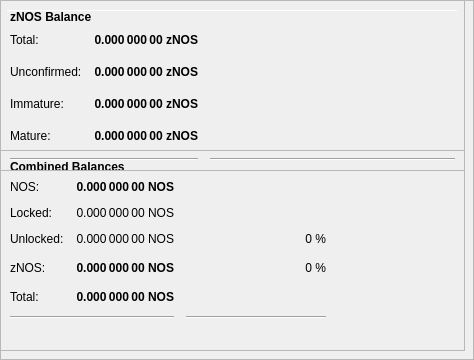
        <widget class="QFrame" name="frameObfuscation">
         <property name="minimumSize">
          <size>
           <width>0</width>
           <height>350</height>
          </size>
         </property>
         <property name="layoutDirection">
          <enum>Qt::LeftToRight</enum>
         </property>
         <property name="frameShape">
          <enum>QFrame::StyledPanel</enum>
         </property>
         <property name="frameShadow">
          <enum>QFrame::Raised</enum>
         </property>
         <widget class="QPushButton" name="runAutoDenom">
          <property name="geometry">
           <rect>
            <x>251</x>
            <y>17</y>
            <width>1</width>
            <height>1</height>
           </rect>
          </property>
          <property name="palette">
           <palette>
            <active>
             <colorrole role="WindowText">
              <brush brushstyle="SolidPattern">
               <color alpha="255">
                <red>0</red>
                <green>0</green>
                <blue>0</blue>
               </color>
              </brush>
             </colorrole>
             <colorrole role="Button">
              <brush brushstyle="SolidPattern">
               <color alpha="255">
                <red>239</red>
                <green>238</green>
                <blue>238</blue>
               </color>
              </brush>
             </colorrole>
             <colorrole role="Light">
              <brush brushstyle="SolidPattern">
               <color alpha="255">
                <red>255</red>
                <green>255</green>
                <blue>255</blue>
               </color>
              </brush>
             </colorrole>
             <colorrole role="Midlight">
              <brush brushstyle="SolidPattern">
               <color alpha="255">
                <red>247</red>
                <green>246</green>
                <blue>246</blue>
               </color>
              </brush>
             </colorrole>
             <colorrole role="Dark">
              <brush brushstyle="SolidPattern">
               <color alpha="255">
                <red>119</red>
                <green>119</green>
                <blue>119</blue>
               </color>
              </brush>
             </colorrole>
             <colorrole role="Mid">
              <brush brushstyle="SolidPattern">
               <color alpha="255">
                <red>159</red>
                <green>159</green>
                <blue>159</blue>
               </color>
              </brush>
             </colorrole>
             <colorrole role="Text">
              <brush brushstyle="SolidPattern">
               <color alpha="255">
                <red>0</red>
                <green>0</green>
                <blue>0</blue>
               </color>
              </brush>
             </colorrole>
             <colorrole role="BrightText">
              <brush brushstyle="SolidPattern">
               <color alpha="255">
                <red>255</red>
                <green>255</green>
                <blue>255</blue>
               </color>
              </brush>
             </colorrole>
             <colorrole role="ButtonText">
              <brush brushstyle="SolidPattern">
               <color alpha="255">
                <red>0</red>
                <green>0</green>
                <blue>0</blue>
               </color>
              </brush>
             </colorrole>
             <colorrole role="Base">
              <brush brushstyle="SolidPattern">
               <color alpha="255">
                <red>255</red>
                <green>255</green>
                <blue>255</blue>
               </color>
              </brush>
             </colorrole>
             <colorrole role="Window">
              <brush brushstyle="SolidPattern">
               <color alpha="255">
                <red>239</red>
                <green>238</green>
                <blue>238</blue>
               </color>
              </brush>
             </colorrole>
             <colorrole role="Shadow">
              <brush brushstyle="SolidPattern">
               <color alpha="255">
                <red>0</red>
                <green>0</green>
                <blue>0</blue>
               </color>
              </brush>
             </colorrole>
             <colorrole role="AlternateBase">
              <brush brushstyle="SolidPattern">
               <color alpha="255">
                <red>247</red>
                <green>246</green>
                <blue>246</blue>
               </color>
              </brush>
             </colorrole>
             <colorrole role="ToolTipBase">
              <brush brushstyle="SolidPattern">
               <color alpha="255">
                <red>255</red>
                <green>255</green>
                <blue>220</blue>
               </color>
              </brush>
             </colorrole>
             <colorrole role="ToolTipText">
              <brush brushstyle="SolidPattern">
               <color alpha="255">
                <red>0</red>
                <green>0</green>
                <blue>0</blue>
               </color>
              </brush>
             </colorrole>
            </active>
            <inactive>
             <colorrole role="WindowText">
              <brush brushstyle="SolidPattern">
               <color alpha="255">
                <red>0</red>
                <green>0</green>
                <blue>0</blue>
               </color>
              </brush>
             </colorrole>
             <colorrole role="Button">
              <brush brushstyle="SolidPattern">
               <color alpha="255">
                <red>239</red>
                <green>238</green>
                <blue>238</blue>
               </color>
              </brush>
             </colorrole>
             <colorrole role="Light">
              <brush brushstyle="SolidPattern">
               <color alpha="255">
                <red>255</red>
                <green>255</green>
                <blue>255</blue>
               </color>
              </brush>
             </colorrole>
             <colorrole role="Midlight">
              <brush brushstyle="SolidPattern">
               <color alpha="255">
                <red>247</red>
                <green>246</green>
                <blue>246</blue>
               </color>
              </brush>
             </colorrole>
             <colorrole role="Dark">
              <brush brushstyle="SolidPattern">
               <color alpha="255">
                <red>119</red>
                <green>119</green>
                <blue>119</blue>
               </color>
              </brush>
             </colorrole>
             <colorrole role="Mid">
              <brush brushstyle="SolidPattern">
               <color alpha="255">
                <red>159</red>
                <green>159</green>
                <blue>159</blue>
               </color>
              </brush>
             </colorrole>
             <colorrole role="Text">
              <brush brushstyle="SolidPattern">
               <color alpha="255">
                <red>0</red>
                <green>0</green>
                <blue>0</blue>
               </color>
              </brush>
             </colorrole>
             <colorrole role="BrightText">
              <brush brushstyle="SolidPattern">
               <color alpha="255">
                <red>255</red>
                <green>255</green>
                <blue>255</blue>
               </color>
              </brush>
             </colorrole>
             <colorrole role="ButtonText">
              <brush brushstyle="SolidPattern">
               <color alpha="255">
                <red>0</red>
                <green>0</green>
                <blue>0</blue>
               </color>
              </brush>
             </colorrole>
             <colorrole role="Base">
              <brush brushstyle="SolidPattern">
               <color alpha="255">
                <red>255</red>
                <green>255</green>
                <blue>255</blue>
               </color>
              </brush>
             </colorrole>
             <colorrole role="Window">
              <brush brushstyle="SolidPattern">
               <color alpha="255">
                <red>239</red>
                <green>238</green>
                <blue>238</blue>
               </color>
              </brush>
             </colorrole>
             <colorrole role="Shadow">
              <brush brushstyle="SolidPattern">
               <color alpha="255">
                <red>0</red>
                <green>0</green>
                <blue>0</blue>
               </color>
              </brush>
             </colorrole>
             <colorrole role="AlternateBase">
              <brush brushstyle="SolidPattern">
               <color alpha="255">
                <red>247</red>
                <green>246</green>
                <blue>246</blue>
               </color>
              </brush>
             </colorrole>
             <colorrole role="ToolTipBase">
              <brush brushstyle="SolidPattern">
               <color alpha="255">
                <red>255</red>
                <green>255</green>
                <blue>220</blue>
               </color>
              </brush>
             </colorrole>
             <colorrole role="ToolTipText">
              <brush brushstyle="SolidPattern">
               <color alpha="255">
                <red>0</red>
                <green>0</green>
                <blue>0</blue>
               </color>
              </brush>
             </colorrole>
            </inactive>
            <disabled>
             <colorrole role="WindowText">
              <brush brushstyle="SolidPattern">
               <color alpha="255">
                <red>119</red>
                <green>119</green>
                <blue>119</blue>
               </color>
              </brush>
             </colorrole>
             <colorrole role="Button">
              <brush brushstyle="SolidPattern">
               <color alpha="255">
                <red>239</red>
                <green>238</green>
                <blue>238</blue>
               </color>
              </brush>
             </colorrole>
             <colorrole role="Light">
              <brush brushstyle="SolidPattern">
               <color alpha="255">
                <red>255</red>
                <green>255</green>
                <blue>255</blue>
               </color>
              </brush>
             </colorrole>
             <colorrole role="Midlight">
              <brush brushstyle="SolidPattern">
               <color alpha="255">
                <red>247</red>
                <green>246</green>
                <blue>246</blue>
               </color>
              </brush>
             </colorrole>
             <colorrole role="Dark">
              <brush brushstyle="SolidPattern">
               <color alpha="255">
                <red>119</red>
                <green>119</green>
                <blue>119</blue>
               </color>
              </brush>
             </colorrole>
             <colorrole role="Mid">
              <brush brushstyle="SolidPattern">
               <color alpha="255">
                <red>159</red>
                <green>159</green>
                <blue>159</blue>
               </color>
              </brush>
             </colorrole>
             <colorrole role="Text">
              <brush brushstyle="SolidPattern">
               <color alpha="255">
                <red>119</red>
                <green>119</green>
                <blue>119</blue>
               </color>
              </brush>
             </colorrole>
             <colorrole role="BrightText">
              <brush brushstyle="SolidPattern">
               <color alpha="255">
                <red>255</red>
                <green>255</green>
                <blue>255</blue>
               </color>
              </brush>
             </colorrole>
             <colorrole role="ButtonText">
              <brush brushstyle="SolidPattern">
               <color alpha="255">
                <red>119</red>
                <green>119</green>
                <blue>119</blue>
               </color>
              </brush>
             </colorrole>
             <colorrole role="Base">
              <brush brushstyle="SolidPattern">
               <color alpha="255">
                <red>239</red>
                <green>238</green>
                <blue>238</blue>
               </color>
              </brush>
             </colorrole>
             <colorrole role="Window">
              <brush brushstyle="SolidPattern">
               <color alpha="255">
                <red>239</red>
                <green>238</green>
                <blue>238</blue>
               </color>
              </brush>
             </colorrole>
             <colorrole role="Shadow">
              <brush brushstyle="SolidPattern">
               <color alpha="255">
                <red>0</red>
                <green>0</green>
                <blue>0</blue>
               </color>
              </brush>
             </colorrole>
             <colorrole role="AlternateBase">
              <brush brushstyle="SolidPattern">
               <color alpha="255">
                <red>239</red>
                <green>238</green>
                <blue>238</blue>
               </color>
              </brush>
             </colorrole>
             <colorrole role="ToolTipBase">
              <brush brushstyle="SolidPattern">
               <color alpha="255">
                <red>255</red>
                <green>255</green>
                <blue>220</blue>
               </color>
              </brush>
             </colorrole>
             <colorrole role="ToolTipText">
              <brush brushstyle="SolidPattern">
               <color alpha="255">
                <red>0</red>
                <green>0</green>
                <blue>0</blue>
               </color>
              </brush>
             </colorrole>
            </disabled>
           </palette>
          </property>
          <property name="focusPolicy">
           <enum>Qt::NoFocus</enum>
          </property>
          <property name="autoFillBackground">
           <bool>true</bool>
          </property>
          <property name="text">
           <string/>
          </property>
          <property name="flat">
           <bool>true</bool>
          </property>
         </widget>
         <widget class="Line" name="line">
          <property name="geometry">
           <rect>
            <x>7</x>
            <y>10</y>
            <width>451</width>
            <height>1</height>
           </rect>
          </property>
          <property name="orientation">
           <enum>Qt::Horizontal</enum>
          </property>
         </widget>
         <widget class="QFrame" name="frame_3">
          <property name="geometry">
           <rect>
            <x>0</x>
            <y>150</y>
            <width>465</width>
            <height>201</height>
           </rect>
          </property>
          <property name="frameShape">
           <enum>QFrame::StyledPanel</enum>
          </property>
          <property name="frameShadow">
           <enum>QFrame::Raised</enum>
          </property>
          <layout class="QVBoxLayout" name="verticalLayout_5">
           <item>
            <layout class="QHBoxLayout" name="horizontalLayout_5" stretch="0">
             <item>
              <widget class="QLabel" name="label_5z">
               <property name="maximumSize">
                <size>
                 <width>16777215</width>
                 <height>20</height>
                </size>
               </property>
               <property name="font">
                <font>
                 <weight>75</weight>
                 <bold>true</bold>
                </font>
               </property>
               <property name="toolTip">
                <string>Combined Balances (including unconfirmed and immature coins)</string>
               </property>
               <property name="text">
                <string>&lt;html&gt;&lt;head/&gt;&lt;body&gt;&lt;p&gt;Combined Balances&lt;/p&gt;&lt;/body&gt;&lt;/html&gt;</string>
               </property>
              </widget>
             </item>
            </layout>
           </item>
           <item>
            <layout class="QGridLayout" name="gridLayout_3">
             <property name="spacing">
              <number>12</number>
             </property>
             <item row="7" column="0" colspan="2">
              <widget class="Line" name="lineSpendableBalance_3">
               <property name="orientation">
                <enum>Qt::Horizontal</enum>
               </property>
              </widget>
             </item>
             <item row="7" column="2">
              <widget class="Line" name="lineWatchBalance_3">
               <property name="sizePolicy">
                <sizepolicy hsizetype="Preferred" vsizetype="Fixed">
                 <horstretch>0</horstretch>
                 <verstretch>0</verstretch>
                </sizepolicy>
               </property>
               <property name="minimumSize">
                <size>
                 <width>140</width>
                 <height>0</height>
                </size>
               </property>
               <property name="orientation">
                <enum>Qt::Horizontal</enum>
               </property>
              </widget>
             </item>
             <item row="4" column="1">
              <widget class="QLabel" name="labelzBalancez">
               <property name="font">
                <font>
                 <weight>75</weight>
                 <bold>true</bold>
                </font>
               </property>
               <property name="cursor">
                <cursorShape>IBeamCursor</cursorShape>
               </property>
               <property name="toolTip">
                <string>Total of transactions that have yet to be confirmed, and do not yet count toward the spendable balance</string>
               </property>
               <property name="text">
                <string notr="true">0.000 000 00 NOS</string>
               </property>
               <property name="alignment">
                <set>Qt::AlignRight|Qt::AlignTrailing|Qt::AlignVCenter</set>
               </property>
               <property name="textInteractionFlags">
                <set>Qt::LinksAccessibleByMouse|Qt::TextSelectableByKeyboard|Qt::TextSelectableByMouse</set>
               </property>
              </widget>
             </item>
             <item row="6" column="1">
              <widget class="QLabel" name="labelTotalz">
               <property name="font">
                <font>
                 <weight>75</weight>
                 <bold>true</bold>
                </font>
               </property>
               <property name="cursor">
                <cursorShape>IBeamCursor</cursorShape>
               </property>
               <property name="toolTip">
                <string>Total Balance, including unconfirmed and immature coins.</string>
               </property>
               <property name="text">
                <string notr="true">0.000 000 00 NOS</string>
               </property>
               <property name="alignment">
                <set>Qt::AlignRight|Qt::AlignTrailing|Qt::AlignVCenter</set>
               </property>
               <property name="textInteractionFlags">
                <set>Qt::LinksAccessibleByMouse|Qt::TextSelectableByKeyboard|Qt::TextSelectableByMouse</set>
               </property>
              </widget>
             </item>
             <item row="4" column="3">
              <spacer name="horizontalSpacer_6">
               <property name="orientation">
                <enum>Qt::Horizontal</enum>
               </property>
               <property name="sizeHint" stdset="0">
                <size>
                 <width>40</width>
                 <height>20</height>
                </size>
               </property>
              </spacer>
             </item>
             <item row="6" column="0">
              <widget class="QLabel" name="labelTotalTextz">
               <property name="text">
                <string>Total:</string>
               </property>
              </widget>
             </item>
             <item row="1" column="0">
              <widget class="QLabel" name="labelBalanceTextz">
               <property name="text">
                <string>NOS:</string>
               </property>
              </widget>
             </item>
             <item row="1" column="1">
              <widget class="QLabel" name="labelBalancez">
               <property name="font">
                <font>
                 <weight>75</weight>
                 <bold>true</bold>
                </font>
               </property>
               <property name="cursor">
                <cursorShape>IBeamCursor</cursorShape>
               </property>
               <property name="toolTip">
                <string>Your current spendable balance</string>
               </property>
               <property name="text">
                <string notr="true">0.000 000 00 NOS</string>
               </property>
               <property name="alignment">
                <set>Qt::AlignRight|Qt::AlignTrailing|Qt::AlignVCenter</set>
               </property>
               <property name="textInteractionFlags">
                <set>Qt::LinksAccessibleByMouse|Qt::TextSelectableByKeyboard|Qt::TextSelectableByMouse</set>
               </property>
              </widget>
             </item>
             <item row="4" column="0">
              <widget class="QLabel" name="labelzBalanceTextz">
               <property name="toolTip">
                <string/>
               </property>
               <property name="text">
                <string>zNOS:</string>
               </property>
              </widget>
             </item>
             <item row="4" column="2">
              <widget class="QLabel" name="labelzNOSPercent">
               <property name="toolTip">
                <string>Current percentage of zNOS.
If AutoMint is enabled this percentage will settle around the configured AutoMint percentage (default = 10%)</string>
               </property>
               <property name="text">
                <string>0 %</string>
               </property>
               <property name="alignment">
                <set>Qt::AlignRight|Qt::AlignTrailing|Qt::AlignVCenter</set>
               </property>
              </widget>
             </item>
             <item row="6" column="2">
              <widget class="QLabel" name="label100Percent">
               <property name="text">
                <string/>
               </property>
               <property name="alignment">
                <set>Qt::AlignRight|Qt::AlignTrailing|Qt::AlignVCenter</set>
               </property>
              </widget>
             </item>
             <item row="2" column="1">
              <widget class="QLabel" name="labelLockedBalance">
               <property name="toolTip">
                <string>Locked NOS or Masternode collaterals. These are excluded from zNOS minting.</string>
               </property>
               <property name="text">
                <string>0.000 000 00 NOS</string>
               </property>
               <property name="alignment">
                <set>Qt::AlignRight|Qt::AlignTrailing|Qt::AlignVCenter</set>
               </property>
              </widget>
             </item>
             <item row="2" column="0">
              <widget class="QLabel" name="labelLockedBalanceText">
               <property name="toolTip">
                <string>Locked NOS or Masternode collaterals. These are excluded from zNOS minting.</string>
               </property>
               <property name="text">
                <string>Locked:</string>
               </property>
              </widget>
             </item>
             <item row="3" column="0">
              <widget class="QLabel" name="labelUnLockedBalanceText">
               <property name="toolTip">
                <string>Unlocked NOSs. These can be used for zNOS minting.</string>
               </property>
               <property name="text">
                <string>Unlocked:</string>
               </property>
              </widget>
             </item>
             <item row="3" column="1">
              <widget class="QLabel" name="labelUnLockedBalance">
               <property name="toolTip">
                <string>Unlocked NOSs. These can be used for zNOS minting.</string>
               </property>
               <property name="text">
                <string>0.000 000 00 NOS</string>
               </property>
               <property name="alignment">
                <set>Qt::AlignRight|Qt::AlignTrailing|Qt::AlignVCenter</set>
               </property>
              </widget>
             </item>
             <item row="3" column="2">
              <widget class="QLabel" name="labelNOSPercent">
               <property name="text">
                <string>0 %</string>
               </property>
               <property name="alignment">
                <set>Qt::AlignRight|Qt::AlignTrailing|Qt::AlignVCenter</set>
               </property>
              </widget>
             </item>
            </layout>
           </item>
           <item>
            <spacer name="verticalSpacer">
             <property name="orientation">
              <enum>Qt::Vertical</enum>
             </property>
             <property name="sizeHint" stdset="0">
              <size>
               <width>20</width>
               <height>40</height>
              </size>
             </property>
            </spacer>
           </item>
          </layout>
         </widget>
         <widget class="QFrame" name="frame_4">
          <property name="geometry">
           <rect>
            <x>0</x>
            <y>0</y>
            <width>465</width>
            <height>171</height>
           </rect>
          </property>
          <property name="frameShape">
           <enum>QFrame::StyledPanel</enum>
          </property>
          <property name="frameShadow">
           <enum>QFrame::Raised</enum>
          </property>
          <layout class="QVBoxLayout" name="verticalLayout_7">
           <item>
            <layout class="QHBoxLayout" name="horizontalLayout_8" stretch="0">
             <item>
              <widget class="QLabel" name="label_5z_3">
               <property name="maximumSize">
                <size>
                 <width>16777215</width>
                 <height>20</height>
                </size>
               </property>
               <property name="font">
                <font>
                 <weight>75</weight>
                 <bold>true</bold>
                </font>
               </property>
               <property name="text">
                <string>zNOS Balance</string>
               </property>
              </widget>
             </item>
            </layout>
           </item>
           <item>
            <layout class="QGridLayout" name="gridLayout_5">
             <property name="spacing">
              <number>12</number>
             </property>
             <item row="4" column="0">
              <widget class="QLabel" name="labelzBalanceMatureText">
               <property name="toolTip">
                <string>Mature: more than 20 confirmation and more than 1 mints of the same denomination after it was minted.
These zNOS are spendable.</string>
               </property>
               <property name="text">
                <string>Mature:</string>
               </property>
              </widget>
             </item>
             <item row="5" column="0" colspan="2">
              <widget class="Line" name="lineSpendableBalance_5">
               <property name="orientation">
                <enum>Qt::Horizontal</enum>
               </property>
              </widget>
             </item>
             <item row="1" column="1">
              <widget class="QLabel" name="labelzBalance">
               <property name="font">
                <font>
                 <weight>75</weight>
                 <bold>true</bold>
                </font>
               </property>
               <property name="cursor">
                <cursorShape>IBeamCursor</cursorShape>
               </property>
               <property name="toolTip">
                <string>All available zNOS, unconfirmed and immature zNOS included.</string>
               </property>
               <property name="text">
                <string notr="true">0.000 000 00 zNOS</string>
               </property>
               <property name="alignment">
                <set>Qt::AlignRight|Qt::AlignTrailing|Qt::AlignVCenter</set>
               </property>
               <property name="textInteractionFlags">
                <set>Qt::LinksAccessibleByMouse|Qt::TextSelectableByKeyboard|Qt::TextSelectableByMouse</set>
               </property>
              </widget>
             </item>
             <item row="5" column="2">
              <widget class="Line" name="lineWatchBalance_5">
               <property name="sizePolicy">
                <sizepolicy hsizetype="Preferred" vsizetype="Fixed">
                 <horstretch>0</horstretch>
                 <verstretch>0</verstretch>
                </sizepolicy>
               </property>
               <property name="minimumSize">
                <size>
                 <width>140</width>
                 <height>0</height>
                </size>
               </property>
               <property name="orientation">
                <enum>Qt::Horizontal</enum>
               </property>
              </widget>
             </item>
             <item row="1" column="0">
              <widget class="QLabel" name="labelzBalanceText">
               <property name="toolTip">
                <string>All available zNOS, unconfirmed and immature zNOS included.</string>
               </property>
               <property name="text">
                <string>Total:</string>
               </property>
              </widget>
             </item>
             <item row="1" column="2">
              <spacer name="horizontalSpacer_8">
               <property name="orientation">
                <enum>Qt::Horizontal</enum>
               </property>
               <property name="sizeHint" stdset="0">
                <size>
                 <width>40</width>
                 <height>20</height>
                </size>
               </property>
              </spacer>
             </item>
             <item row="4" column="2">
              <spacer name="horizontalSpacer_4">
               <property name="orientation">
                <enum>Qt::Horizontal</enum>
               </property>
               <property name="sizeHint" stdset="0">
                <size>
                 <width>40</width>
                 <height>20</height>
                </size>
               </property>
              </spacer>
             </item>
             <item row="4" column="1">
              <widget class="QLabel" name="labelzBalanceMature">
               <property name="font">
                <font>
                 <weight>75</weight>
                 <bold>true</bold>
                </font>
               </property>
               <property name="toolTip">
                <string>Mature: more than 20 confirmation and more than 1 mints of the same denomination after it was minted.
These zNOS are spendable.</string>
               </property>
               <property name="text">
                <string>0.000 000 00 zNOS</string>
               </property>
               <property name="alignment">
                <set>Qt::AlignRight|Qt::AlignTrailing|Qt::AlignVCenter</set>
               </property>
              </widget>
             </item>
             <item row="2" column="0">
              <widget class="QLabel" name="labelzBalanceUnconfirmedText">
               <property name="toolTip">
                <string>Unconfirmed: less than 20 confirmations
Immature: confirmed, but less than 1 mints of the same denomination after it was minted</string>
               </property>
               <property name="text">
                <string>Unconfirmed:</string>
               </property>
              </widget>
             </item>
             <item row="2" column="1">
              <widget class="QLabel" name="labelzBalanceUnconfirmed">
               <property name="font">
                <font>
                 <weight>75</weight>
                 <bold>true</bold>
                </font>
               </property>
               <property name="toolTip">
                <string>Unconfirmed: less than 20 confirmations
Immature: confirmed, but less than 1 mints of the same denomination after it was minted</string>
               </property>
               <property name="text">
                <string>0.000 000 00 zNOS</string>
               </property>
               <property name="alignment">
                <set>Qt::AlignRight|Qt::AlignTrailing|Qt::AlignVCenter</set>
               </property>
              </widget>
             </item>
             <item row="2" column="2">
              <spacer name="horizontalSpacer_5">
               <property name="orientation">
                <enum>Qt::Horizontal</enum>
               </property>
               <property name="sizeHint" stdset="0">
                <size>
                 <width>40</width>
                 <height>20</height>
                </size>
               </property>
              </spacer>
             </item>
             <item row="3" column="0">
              <widget class="QLabel" name="labelzBalanceImmatureText">
               <property name="toolTip">
                <string>Unconfirmed: less than 20 confirmations
Immature: confirmed, but less than 1 mints of the same denomination after it was minted</string>
               </property>
               <property name="text">
                <string>Immature:</string>
               </property>
              </widget>
             </item>
             <item row="3" column="1">
              <widget class="QLabel" name="labelzBalanceImmature">
               <property name="font">
                <font>
                 <weight>75</weight>
                 <bold>true</bold>
                </font>
               </property>
               <property name="toolTip">
                <string>Unconfirmed: less than 20 confirmations
Immature: confirmed, but less than 1 mints of the same denomination after it was minted</string>
               </property>
               <property name="text">
                <string>0.000 000 00 zNOS</string>
               </property>
               <property name="alignment">
                <set>Qt::AlignRight|Qt::AlignTrailing|Qt::AlignVCenter</set>
               </property>
              </widget>
             </item>
             <item row="3" column="2">
              <spacer name="horizontalSpacer_7">
               <property name="orientation">
                <enum>Qt::Horizontal</enum>
               </property>
               <property name="sizeHint" stdset="0">
                <size>
                 <width>40</width>
                 <height>20</height>
                </size>
               </property>
              </spacer>
             </item>
            </layout>
           </item>
          </layout>
         </widget>
        </widget>
